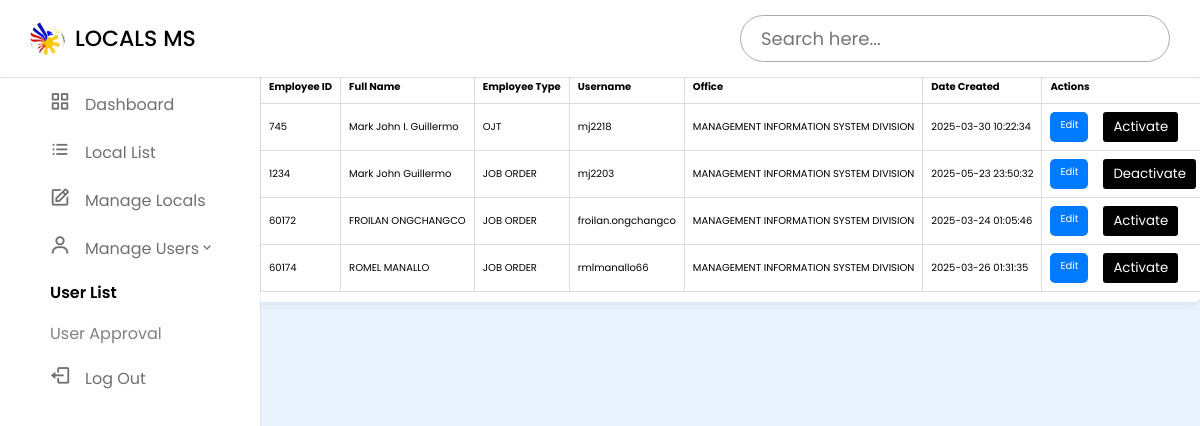
The page /user_list.php (signed in) on the database its author committed.
### tables this page shows
CREATE TABLE `miaalocals_user` (
  `employee_id` int(11) NOT NULL,
  `full_name` varchar(255) NOT NULL,
  `employee_type` varchar(100) NOT NULL,
  `username` varchar(100) NOT NULL,
  `password` varchar(255) NOT NULL,
  `user_office` varchar(255) DEFAULT NULL,
  `date_created` timestamp NOT NULL DEFAULT CURRENT_TIMESTAMP,
  `status` enum('active','inactive') DEFAULT 'active'
);

### user_list.php (the view, shortened to what this page needs)
<?php
$conn = new mysqli("localhost", "root", "", "miaa_locals");
$sql = "SELECT employee_id, full_name, username, employee_type, user_office, date_created, status FROM miaalocals_user";
$result = $conn->query($sql);
?>
<!DOCTYPE html>
<html lang="en">
<head>
    <link href="https://unpkg.com/boxicons@2.1.4/css/boxicons.min.css" rel="stylesheet" />
    <link rel="stylesheet" href="CSS/style.css" />
    <link rel="stylesheet" href="CSS/manage_users.css" />
</head>
<body>
    <nav class="navbar">
        <div class="logo_item">
            <img src="images/miaa-logo.jpg" alt=""> LOCALS MS
        </div>
        <div class="search_bar">
            <input type="text" id="searchInput" placeholder="Search here..." onkeyup="filterTable()" />
        </div>
    </nav>
    <nav class="sidebar">
        <div class="menu_content">
            <ul class="menu_items">
                <li class="item">
                    <a href="dashboard.php" class="nav_link">
                        <span class="navlink_icon"><i class='bx bx-grid-alt'></i></span>
                        <span class="navlink">Dashboard</span>
                    </a>
                </li>
                <li class="item">
                    <a href="local_list.php" class="nav_link">
                        <span class="navlink_icon"><i class='bx bx-list-ul'></i></span>
                        <span class="navlink">Local List</span>
                    </a>
                </li>
                <li class="item">
                    <a href="manage_locals.php" class="nav_link">
                        <span class="navlink_icon"><i class='bx bx-edit'></i></span>
                        <span class="navlink">Manage Locals</span>
                    </a>
                </li>
                <li class="item active">
                    <a href="#" class="nav_link">
                        <span class="navlink_icon"><i class='bx bx-user'></i></span>
                        <span class="navlink">Manage Users</span>
                        <span class="submenu_icon"><i class='bx bx-chevron-down'></i></span>
                    </a>
                    <ul class="submenu">
                        <li><a href="user_list.php" class="active">User List</a></li>
                        <li>
                            <a href="user_approval.php">
                                User Approval
                            </a>
                        </li>
                    </ul>
                </li>
                <li class="item">
                    <a href="index.php" class="nav_link" onclick="confirmLogout(event)">
                        <span class="navlink_icon"><i class='bx bx-log-out'></i></span>
                        <span class="navlink">Log Out</span>
                    </a>
                </li>
            </ul>
        </div>
    </nav>
<div class="datagrid-container">
    <table class="datagrid">
        <thead>
            <tr>
                <th>Employee ID</th>
                <th>Full Name</th>
                <th>Employee Type</th>
                <th>Username</th>
                <th>Office</th>
                <th>Date Created</th>
                <th>Actions</th>
            </tr>
        </thead>
        <tbody id="tableBody">
            <?php while ($row = $result->fetch_assoc()): ?>
            <tr id="row_<?php echo $row['employee_id']; ?>" data-status="<?php echo $row['status']; ?>">
                <td><?php echo $row['employee_id']; ?></td>
                <td><?php echo $row['full_name']; ?></td>
                <td><?php echo $row['employee_type']; ?></td>
                <td><?php echo $row['username']; ?></td>
                <td><?php echo $row['user_office']; ?></td>
                <td><?php echo $row['date_created']; ?></td>
                <td>
                    <div class="actions">
                        <a href="#" class="edit_btn" onclick="openEditModal(
                            '<?php echo $row['employee_id']; ?>',
                            '<?php echo $row['full_name']; ?>',
                            '<?php echo $row['username']; ?>',
                            '<?php echo $row['employee_type']; ?>',
                            '<?php echo $row['user_office']; ?>'
                        )">Edit</a>
                        <button class="toggle-btn" onclick="toggleStatus('<?php echo $row['employee_id']; ?>')">
                            <?php echo ($row['status'] == 'active') ? 'Deactivate' : 'Activate'; ?>
                        </button>
                    </div>
                </td>
            </tr>
            <?php endwhile; ?>
        </tbody>
    </table>
</div>
</body>
</html>

### CSS/style.css (style rules this page uses)
* { margin: 0; padding: 0; box-sizing: border-box; font-family: "Poppins", sans-serif; }
:root { --white-color: #fff; --blue-color: #000000; --grey-color: #707070; --grey-color-light: #aaa; }
body { background-color: #e7f2fd; transition: all 0.5s ease; }
.navbar { position: fixed; top: 0; width: 100%; left: 0; background-color: var(--white-color); display: flex; align-items: center; justify-content: space-between; padding: 15px 30px; z-index: 1000; box-shadow: 0 0 2px var(--grey-color-light); }
.logo_item { display: flex; align-items: center; column-gap: 10px; font-size: 22px; font-weight: 500; color: var(--blue-color); }
.navbar img { width: 35px; height: 35px; object-fit: cover; border-radius: 50%; }
.search_bar { height: 47px; max-width: 430px; width: 100%; }
.search_bar input { height: 100%; width: 100%; border-radius: 25px; font-size: 18px; outline: none; background-color: var(--white-color); color: var(--grey-color); border: 1px solid var(--grey-color-light); padding: 0 20px; }
.sidebar { background-color: var(--white-color); width: 260px; position: fixed; top: 0; left: 0; height: 100%; padding: 80px 20px; z-index: 100; overflow-y: scroll; box-shadow: 0 0 1px var(--grey-color-light); transition: all 0.5s ease; }
.menu_content { position: relative; }
.menu_items { padding: 0; list-style: none; }
.navlink_icon { position: relative; font-size: 22px; min-width: 50px; line-height: 40px; display: inline-block; text-align: center; border-radius: 6px; }
.navlink_icon::before { content: ""; position: absolute; height: 100%; width: calc(100% + 100px); left: -20px; }
.sidebar .nav_link { display: flex; align-items: center; width: 100%; padding: 4px 15px; border-radius: 8px; text-decoration: none; color: var(--grey-color); white-space: nowrap; }
:root { --sidebar-width: 250px; }
.submenu { display: none; }

### CSS/manage_users.css (style rules this page uses)
.datagrid-container { margin: 20px; padding: 10px; background: white; border-radius: 5px; box-shadow: 0 0 10px rgba(0, 0, 0, 0.1); transition: margin 0.3s ease, width 0.3s ease; margin-top: 60px; margin-left: 250px; width: calc(100% - 250px); }
.datagrid { width: 100%; border-collapse: collapse; }
.datagrid th, .datagrid td { border: 1px solid #ddd; width: 100px; padding: 8px; text-align: left; white-space: nowrap; font-size: x-small; }
.actions { display: flex; gap: 10px; }
.submenu { display: none; list-style: none; padding-left: 20px; }
.item.active .submenu { display: block; }
.submenu li a.active { color: black; font-weight: 600; }
.submenu li a { display: block; padding: 8px 10px; color: grey; text-decoration: none; }
.submenu li a { position: relative; padding-right: 20px; text-decoration: none; transition: all 0.3s ease; }

### user_list.php (style rules this page uses)
.datagrid th, .datagrid td { border: 1px solid #ddd; width: 100px; padding: 8px; text-align: left; white-space: nowrap; font-size: x-small; }
.actions a { text-decoration: none; padding: 5px 10px; border-radius: 5px; }
.edit_btn { background-color: #007bff; color: white; border: none; padding: 5px 10px; border-radius: 3px; cursor: pointer; transition: background-color 0.3s; text-decoration: none; }
.toggle-btn { background-color:rgb(0, 0, 0); margin-left: 5px; color: white; border: none; padding: 5px 10px; border-radius: 3px; cursor: pointer; transition: background-color 0.3s; text-decoration: none; }

### rows shown on the page
miaalocals_user: employee_id "745", full_name "Mark John I. Guillermo", employee_type "OJT", username "mj2218", user_office "MANAGEMENT INFORMATION SYSTEM DIVISION", date_created "2025-03-30 10:22:34", status "Activate"
miaalocals_user: employee_id "1234", full_name "Mark John Guillermo", employee_type "JOB ORDER", username "mj2203", user_office "MANAGEMENT INFORMATION SYSTEM DIVISION", date_created "2025-05-23 23:50:32", status "Deactivate"
miaalocals_user: employee_id "60172", full_name "FROILAN ONGCHANGCO", employee_type "JOB ORDER", username "froilan.ongchangco", user_office "MANAGEMENT INFORMATION SYSTEM DIVISION", date_created "2025-03-24 01:05:46", status "Activate"
miaalocals_user: employee_id "60174", full_name "ROMEL MANALLO", employee_type "JOB ORDER", username "rmlmanallo66", user_office "MANAGEMENT INFORMATION SYSTEM DIVISION", date_created "2025-03-26 01:31:35", status "Activate"
